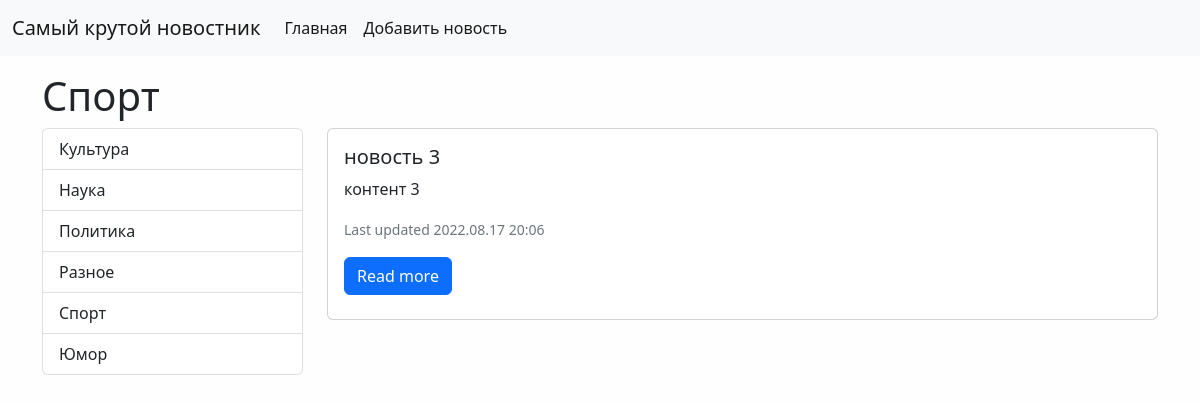
Page /category/2 on the earlier database version.
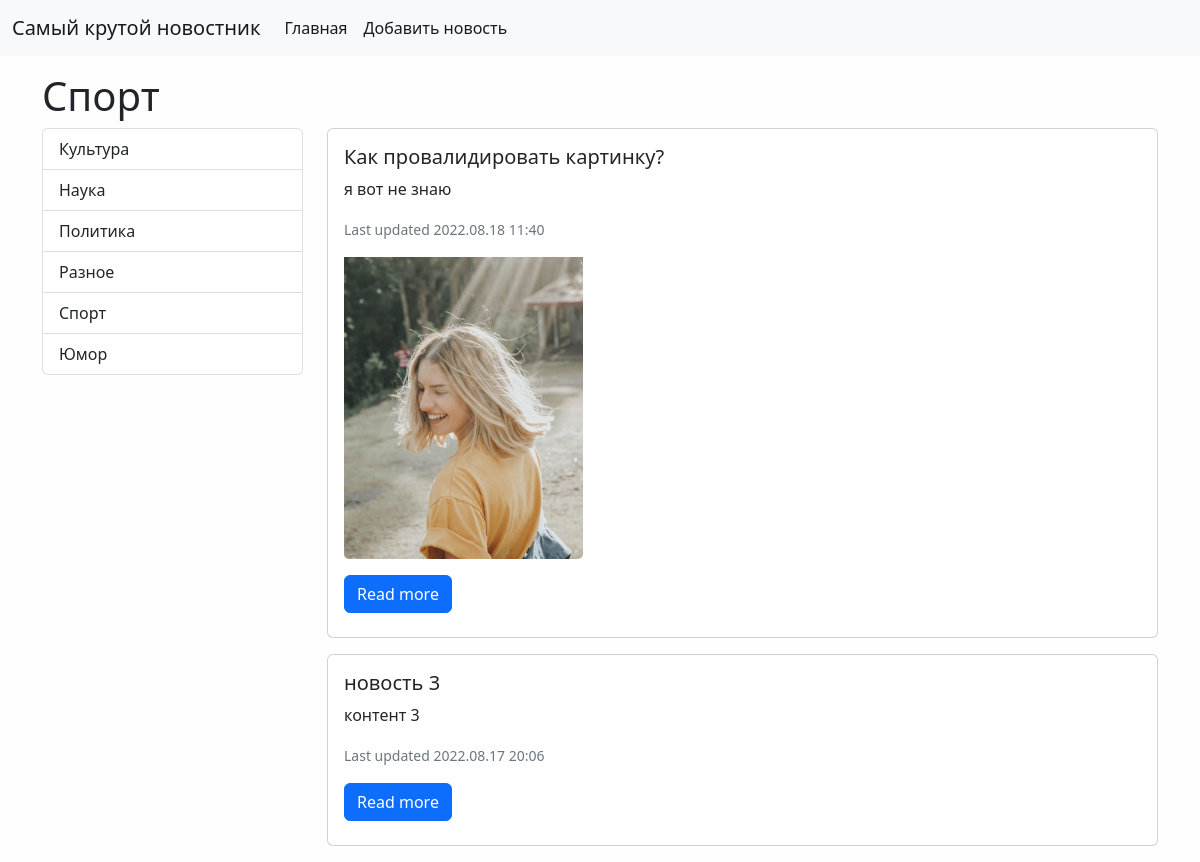
Same page on the later database version.
### news/models.py (models this page shows, shortened)
class Category(models.Model):
    title = models.CharField(max_length=150, verbose_name='Имя категории', db_index=True)
    class Meta:
        verbose_name = 'Категория'
        verbose_name_plural = 'Категории'
        ordering = ['title']
    def get_absolute_url(self):
        return reverse(viewname='category', kwargs={'category_id': self.pk})

class News(models.Model):
    title = models.CharField(max_length=150, db_index=True, verbose_name='Название')
    content = models.TextField(blank=True, verbose_name='Контент')
    created_at = models.DateTimeField(auto_now_add=True, verbose_name='Дата публикации')
    updated_at = models.DateTimeField(auto_now=True, verbose_name='Дата обновления')
    image = models.ImageField(upload_to='photos/%Y/%m/%d/', blank=True, verbose_name='Фото')
    is_published = models.BooleanField(default=True, verbose_name='Опубликовано')
    category = models.ForeignKey('Category', on_delete=models.PROTECT, verbose_name='Категория')
    def get_absolute_url(self):
        return reverse('view_news', kwargs={'pk': self.pk})
    class Meta:
        verbose_name = 'Новость'
        verbose_name_plural = 'Новости'
        ordering = ['-created_at']

### news/views.py (the view)
# urls.py: path('category/<int:category_id>', NewsByCategory.as_view(), name='category'),
class NewsByCategory(ListView):
    model = News
    template_name = 'news/category.html'
    context_object_name = 'news'
    def get_context_data(self, *, object_list=None, **kwargs):
        context = super().get_context_data(**kwargs)
        context['news'] = News.objects.filter(category_id=self.kwargs['category_id'],
                                              is_published=1)
        context['category'] = Category.objects.get(pk=self.kwargs['category_id'])
        return context

### news/templatetags/news_tags.py (called while the page is built)
@register.inclusion_tag('news/list_categories.html')
def show_categories():
    categories = Category.objects.all()
    return {"categories": categories}

### news/templates/news/category.html (shortened to what this page needs)
{% extends 'base.html' %}
{% block sidebar_title %}
    <h1>{{ category.title }}</h1>
{% endblock %}
{% block content %}
    {% for item in news %}
        <div class="card mb-3">
            <div class="card-body">
                <div class="media">
                    <div class="media-body mb-2">
                        <h5 class="card-title">{{ item.title }}</h5>
                        <p class="card-text">{{ item.content }}</p>
                        <p class="card-text"><small class="text-muted">Last updated {{ item.updated_at|date:"Y.m.d H:i" }}</small></p>
                        {% if item.image %}
                            <img src={{ item.image.url }} class="card-img-bottom mb-3" alt="..." style="max-width: 30%"><br>
                        {% endif %}
                        <a href="{{ item.get_absolute_url }}" class="btn btn-primary">Read more</a>
                    </div>
                </div>
            </div>
        </div>
    {% endfor %}
{% endblock %}

### news/templates/news/list_categories.html
<div class="list-group">
    {% for item in categories %}
    <a href="{{ item.get_absolute_url }}" class="list-group-item list-group-item-action"
       aria-current="true">
        {{ item.title }}
    </a>
    {% endfor %}
</div>

Differences in the rows shown:
added News: title "Как провалидировать картинку?", content "я вот не знаю", updated_at "2022.08.18 11:40", image (picture)
